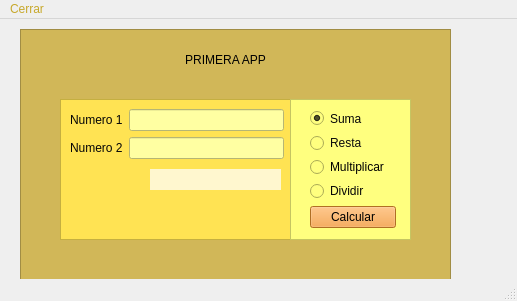
<?xml version="1.0" encoding="UTF-8"?>
<ui version="4.0">
 <class>MainWindow</class>
 <widget class="QMainWindow" name="MainWindow">
  <property name="geometry">
   <rect>
    <x>0</x>
    <y>0</y>
    <width>517</width>
    <height>301</height>
   </rect>
  </property>
  <property name="windowTitle">
   <string>MainWindow</string>
  </property>
  <property name="styleSheet">
   <string notr="true">color: rgb(199, 168, 43);
alternate-background-color: rgb(195, 161, 39);</string>
  </property>
  <widget class="QWidget" name="centralwidget">
   <widget class="QWidget" name="widget" native="true">
    <property name="geometry">
     <rect>
      <x>50</x>
      <y>300</y>
      <width>251</width>
      <height>171</height>
     </rect>
    </property>
    <property name="styleSheet">
     <string notr="true">color: rgb(85, 255, 0);</string>
    </property>
   </widget>
   <widget class="QGraphicsView" name="FONDO">
    <property name="geometry">
     <rect>
      <x>20</x>
      <y>10</y>
      <width>431</width>
      <height>271</height>
     </rect>
    </property>
    <property name="styleSheet">
     <string notr="true">background-color: rgb(209, 183, 88);
</string>
    </property>
   </widget>
   <widget class="QLabel" name="label">
    <property name="enabled">
     <bool>true</bool>
    </property>
    <property name="geometry">
     <rect>
      <x>120</x>
      <y>0</y>
      <width>211</width>
      <height>81</height>
     </rect>
    </property>
    <property name="autoFillBackground">
     <bool>false</bool>
    </property>
    <property name="styleSheet">
     <string notr="true">color: rgb(226, 78, 255);
font: 48pt &quot;MS Shell Dlg 2&quot;;
color: rgb(0, 0, 0);
font: 24pt &quot;MS Shell Dlg 2&quot;;</string>
    </property>
    <property name="text">
     <string>PRIMERA APP</string>
    </property>
    <property name="alignment">
     <set>Qt::AlignCenter</set>
    </property>
   </widget>
   <widget class="QFrame" name="frame">
    <property name="geometry">
     <rect>
      <x>60</x>
      <y>80</y>
      <width>231</width>
      <height>141</height>
     </rect>
    </property>
    <property name="styleSheet">
     <string notr="true">background-color: rgb(255, 227, 83);</string>
    </property>
    <property name="frameShape">
     <enum>QFrame::StyledPanel</enum>
    </property>
    <property name="frameShadow">
     <enum>QFrame::Raised</enum>
    </property>
    <widget class="QLabel" name="resultado">
     <property name="enabled">
      <bool>false</bool>
     </property>
     <property name="geometry">
      <rect>
       <x>90</x>
       <y>70</y>
       <width>131</width>
       <height>21</height>
      </rect>
     </property>
     <property name="styleSheet">
      <string notr="true">background-color: rgb(255, 247, 207);
</string>
     </property>
     <property name="text">
      <string/>
     </property>
    </widget>
    <widget class="QWidget" name="layoutWidget">
     <property name="geometry">
      <rect>
       <x>10</x>
       <y>10</y>
       <width>214</width>
       <height>52</height>
      </rect>
     </property>
     <layout class="QVBoxLayout" name="verticalLayout">
      <item>
       <layout class="QHBoxLayout" name="horizontalLayout">
        <item>
         <widget class="QLabel" name="label_2">
          <property name="styleSheet">
           <string notr="true">font: 75 12pt &quot;MS Shell Dlg 2&quot;;
color: rgb(6, 6, 6);</string>
          </property>
          <property name="text">
           <string>Numero 1</string>
          </property>
         </widget>
        </item>
        <item>
         <widget class="QLineEdit" name="num1">
          <property name="styleSheet">
           <string notr="true">background-color: rgb(255, 255, 162);</string>
          </property>
         </widget>
        </item>
       </layout>
      </item>
      <item>
       <layout class="QHBoxLayout" name="horizontalLayout_2">
        <item>
         <widget class="QLabel" name="label_3">
          <property name="styleSheet">
           <string notr="true">font: 75 12pt &quot;MS Shell Dlg 2&quot;;
color: rgb(6, 6, 6);</string>
          </property>
          <property name="text">
           <string>Numero 2</string>
          </property>
         </widget>
        </item>
        <item>
         <widget class="QLineEdit" name="num2">
          <property name="styleSheet">
           <string notr="true">background-color: rgb(255, 255, 162);</string>
          </property>
         </widget>
        </item>
       </layout>
      </item>
     </layout>
    </widget>
   </widget>
   <widget class="QFrame" name="frame_2">
    <property name="geometry">
     <rect>
      <x>290</x>
      <y>80</y>
      <width>121</width>
      <height>141</height>
     </rect>
    </property>
    <property name="styleSheet">
     <string notr="true">background-color: rgb(255, 255, 127);</string>
    </property>
    <property name="frameShape">
     <enum>QFrame::StyledPanel</enum>
    </property>
    <property name="frameShadow">
     <enum>QFrame::Raised</enum>
    </property>
    <widget class="QWidget" name="layoutWidget">
     <property name="geometry">
      <rect>
       <x>20</x>
       <y>10</y>
       <width>86</width>
       <height>119</height>
      </rect>
     </property>
     <layout class="QVBoxLayout" name="verticalLayout_4">
      <item>
       <layout class="QVBoxLayout" name="verticalLayout_3">
        <item>
         <widget class="QRadioButton" name="sumar">
          <property name="styleSheet">
           <string notr="true">color: rgb(6, 6, 6);</string>
          </property>
          <property name="text">
           <string>Suma</string>
          </property>
          <property name="checked">
           <bool>true</bool>
          </property>
         </widget>
        </item>
        <item>
         <widget class="QRadioButton" name="restar">
          <property name="styleSheet">
           <string notr="true">color: rgb(12, 12, 12);</string>
          </property>
          <property name="text">
           <string>Resta</string>
          </property>
         </widget>
        </item>
        <item>
         <widget class="QRadioButton" name="multiplicar">
          <property name="styleSheet">
           <string notr="true">font: 75 8pt &quot;MS Shell Dlg 2&quot;;
color: rgb(0, 0, 0);</string>
          </property>
          <property name="text">
           <string>Multiplicar</string>
          </property>
         </widget>
        </item>
        <item>
         <widget class="QRadioButton" name="dividir">
          <property name="styleSheet">
           <string notr="true">color: rgb(6, 6, 6);</string>
          </property>
          <property name="text">
           <string>Dividir</string>
          </property>
         </widget>
        </item>
       </layout>
      </item>
      <item>
       <widget class="QPushButton" name="pushButton">
        <property name="styleSheet">
         <string notr="true">background-color: rgb(247, 155, 50);
font: 75 10pt &quot;MS Shell Dlg 2&quot;;
font: 75 9pt &quot;MS Shell Dlg 2&quot;;
font: 75 8pt &quot;MS Shell Dlg 2&quot;;
color: rgb(0, 0, 0);</string>
        </property>
        <property name="text">
         <string>Calcular</string>
        </property>
       </widget>
      </item>
     </layout>
    </widget>
   </widget>
  </widget>
  <widget class="QMenuBar" name="menubar">
   <property name="geometry">
    <rect>
     <x>0</x>
     <y>0</y>
     <width>517</width>
     <height>21</height>
    </rect>
   </property>
   <widget class="QMenu" name="Salir">
    <property name="title">
     <string>Cerrar</string>
    </property>
    <addaction name="actionSalir"/>
   </widget>
   <addaction name="Salir"/>
  </widget>
  <widget class="QStatusBar" name="statusbar"/>
  <action name="actionSalir">
   <property name="text">
    <string>Salir</string>
   </property>
  </action>
 </widget>
 <resources/>
 <connections/>
</ui>
